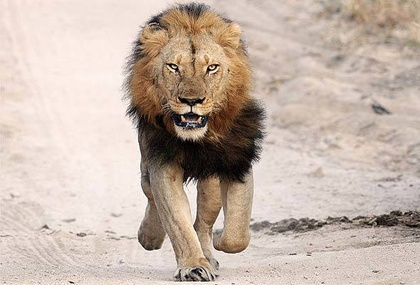
%> input picture Pracs/SEM6/DSIP/Exp5/martin-brechtl-1423370-unsplash.jpg, 420 x 285 px, shrunk from 590 x 400 before the run
$ octave threshold.m   (GNU Octave 9; MATLAB toolbox functions it lacks are replaced by stand-ins)
%> lines starting %> are read from the running program, lines starting %| are printed output that depends on the picture; in (x1, y1, x2, y2) boxes, pixels count from 0 and x2, y2 are one past the last pixel; in counts of white or black regions, pixels touching at a corner belong together; the program's own positions count from 1
pkg load image
a=imread('./martin-brechtl-1423370-unsplash.jpg');
%> a is the input picture: size 285x420x3 uint8; mean R, G, B 197.8, 181.1, 169.5
b=rgb2gray(a);
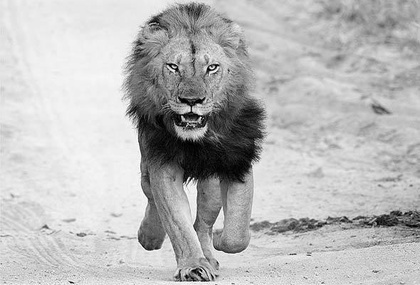
%> b: size 285x420 uint8; min 0, max 254, mean 184.8
imwrite(b,'gray.bmp');
x=rows(b);
%> x = 285
y=columns(b);
%> y = 420
%threshold
t=input('Enter threshold: ');
%> the answer given: 100
for i=1:x
  for j=1:y
    disp(b(i,j));
    if b(i,j)>=t
      d(i,j)=255;
     else
      d(i,j)=0;
    end
  end;
end;
%> this loop made 285 passes
%> (printed output is left out)
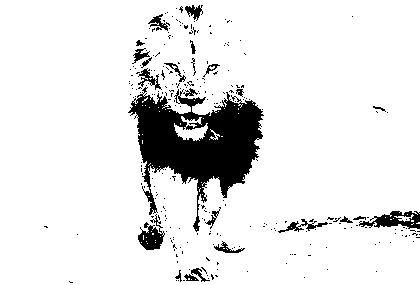
%> d: size 285x420 double; 90% white; 261 black regions (237 under 20 px), largest, box (x1, y1, x2, y2) and area: (128, 87, 264, 232) 8687, (359, 211, 420, 229) 578, (138, 214, 165, 250) 477

imwrite(d,'threshold.bmp');
imshow(d);
